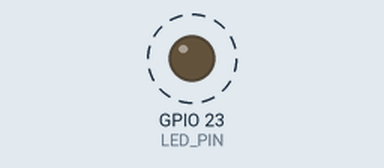
Bench run of a program on a simulated Raspberry Pi (BCM pin numbers). On the bench: output pins drawn as LEDs (lit = HIGH). Dashed ring = blinking.

Above: at 0.5 s.
Timing chart, 0 to 4.6 s (numbered marks = the images above):
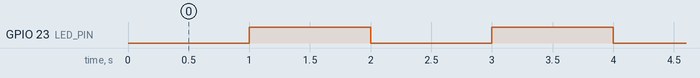

The program:

main.py
```python
import wiringpi as pi
import time

LED_PIN = 23

pi.wiringPiSetupGpio()
pi.pinMode(LED_PIN, pi.OUTPUT)

while True:
	pi.digitalWrite(LED_PIN, pi.LOW)
	time.sleep(1)

	pi.digitalWrite(LED_PIN, pi.HIGH)
	time.sleep(1)
```

Measured:
- by itself, GPIO 23 (LED_PIN): alternates HIGH for 1.0 s and LOW for 1.0 s
